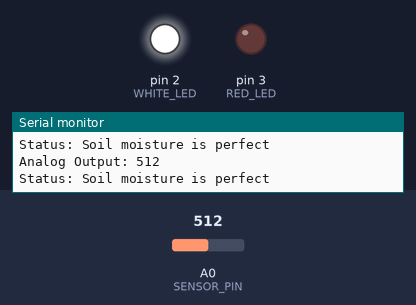
A sketch run on a simulated Arduino Uno, built with avr-gcc and run on an emulated ATmega328P. On the bench: output pins drawn as LEDs (lit = HIGH), the last lines printed to the serial monitor. Inputs (shaded band) come from the test bench; at power-on: A0 (SENSOR_PIN) = 512. Pins used as bus, display or sensor lines are not drawn.

Above: at 3.8 s.
3.9 s: A0 (SENSOR_PIN) set to 492
At 6.1 s:
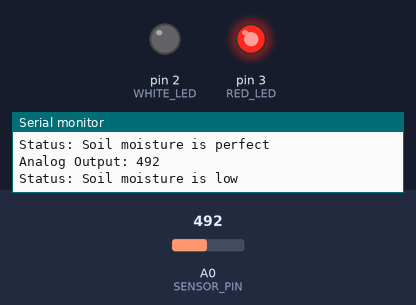
6.7 s: A0 (SENSOR_PIN) set to 710
At 7.6 s:
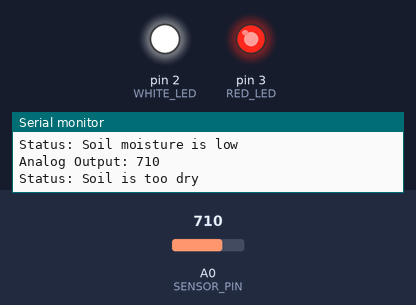
9.5 s: A0 (SENSOR_PIN) set to 686
At 11.9 s:
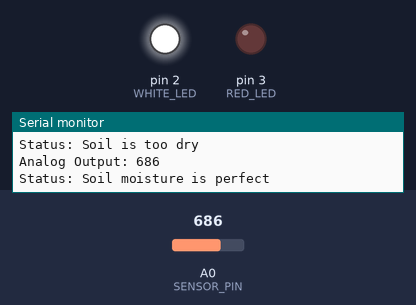
12.5 s: A0 (SENSOR_PIN) set to 716
At 13.5 s:
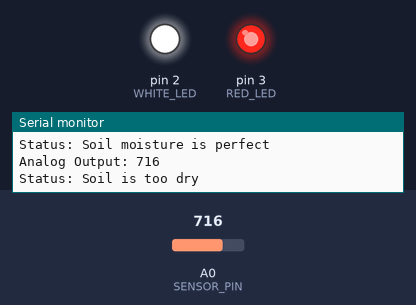
Timing chart, 0 to 15.5 s (numbered marks = the images above; inputs shaded):
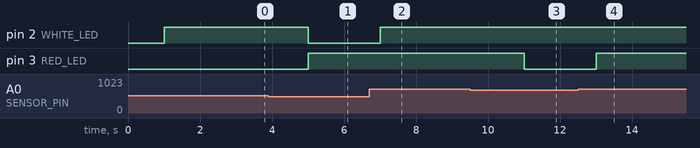

Measured:
- the behaviour switches between 500 and 499 on A0 (SENSOR_PIN) (found by bisection; images 0 and 1)
- the behaviour switches between 700 and 699 on A0 (SENSOR_PIN) (found by bisection; images 2 and 3)
- after the input at 3.9 s, pin 2 (WHITE_LED): HIGH → LOW after 1.1 s; pin 3 (RED_LED): LOW → HIGH after 1.1 s
- after the input at 6.7 s, pin 2 (WHITE_LED): LOW → HIGH after 0.30 s
- after the input at 9.5 s, pin 3 (RED_LED): HIGH → LOW after 1.5 s
- after the input at 12.5 s, pin 3 (RED_LED): LOW → HIGH after 0.51 s

The sketch:

Solid-moisture-sensor-with-condition-for-led-blink.ino.ino
```cpp
#define SOIL_WET 500    // Define the max value we consider soil 'wet'
#define SOIL_DRY 750    // Define the min value we consider soil 'dry'

// Sensor and LED pins
#define SENSOR_POWER 7
#define SENSOR_PIN A0
#define WHITE_LED 2     // Pin for the white LED
#define RED_LED 3       // Pin for the red LED

void setup() {
    // Initialize sensor and LED pins as outputs
    pinMode(SENSOR_POWER, OUTPUT);
    pinMode(WHITE_LED, OUTPUT);
    pinMode(RED_LED, OUTPUT);

    // Turn the sensor OFF initially
    digitalWrite(SENSOR_POWER, LOW);

    // Start the serial communication
    Serial.begin(9600);
}

void loop() {
    // Get the soil moisture reading
    int moisture = readSensor();
    Serial.print("Analog Output: ");
    Serial.println(moisture);

    // Determine the soil moisture status
    if (moisture >= 700) {
        Serial.println("Status: Soil is too dry");
        digitalWrite(WHITE_LED, HIGH);
        digitalWrite(RED_LED, HIGH);
    } else if (moisture >= 500 && moisture < 700) {
        Serial.println("Status: Soil moisture is perfect");
        digitalWrite(WHITE_LED, HIGH);
        digitalWrite(RED_LED, LOW);
    } else if (moisture >= 300 && moisture < 500) {
        Serial.println("Status: Soil moisture is low");
        digitalWrite(WHITE_LED, LOW);
        digitalWrite(RED_LED, HIGH);
    } else {
        Serial.println("Status: Soil is too weight");
        digitalWrite(WHITE_LED, LOW);
        digitalWrite(RED_LED, HIGH);
    }

    delay(1000);  // Take a reading every second for testing
    Serial.println();
}

// Function to read the soil moisture sensor value
int readSensor() {
    digitalWrite(SENSOR_POWER, HIGH);  // Turn the sensor ON
    delay(1000);                         // Allow power to settle
    int val = analogRead(SENSOR_PIN);  // Read the analog value from the sensor
    digitalWrite(SENSOR_POWER, LOW);   // Turn the sensor OFF
    return val;                        // Return the analog moisture value
}
```
